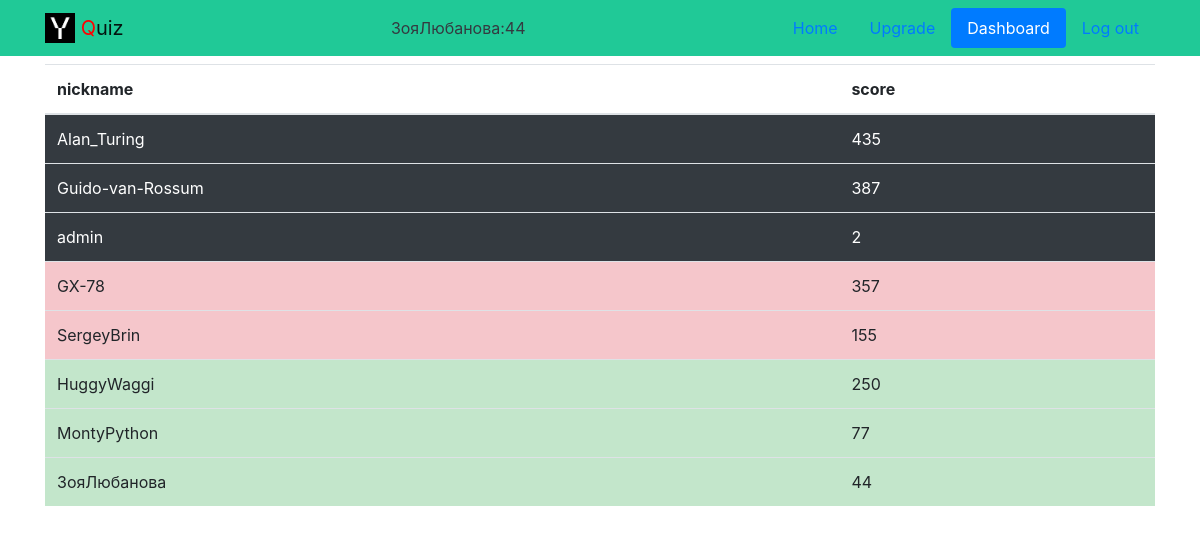
The page /top/ (signed in) on the database its author committed.
### users/models.py (models this page shows)
class Score(models.Model):
    score = models.IntegerField(default=0)
    user = models.OneToOneField(User, on_delete=models.CASCADE)

### app/views.py (the view)
# urls.py: path('top/', top, name='top'),
def top(request):
    kings = Status.objects.filter(status='KING').values('user')
    best_kings = Score.objects.order_by('-score').filter(user__in=kings)[:3]
    pros = Status.objects.filter(status='PRO').values('user')
    best_pros = Score.objects.order_by('-score').filter(user__in=pros)[:3]
    amateurs = Status.objects.filter(status='Amateur').values('user')
    best_amateurs = Score.objects.order_by('-score').filter(user__in=amateurs)[:3]
    if request.user.is_authenticated:
        if not Status.objects.filter(user=request.user).exists():
            Status.objects.create(user=request.user)
        status = Status.objects.get(user=request.user)
        if not Score.objects.filter(user=request.user).exists():
            Score.objects.create(user=request.user)
        score = Score.objects.get(user=request.user)
        return render(request, template_name='top.html', context={'score': score, 'kings': best_kings, 'pros': best_pros, 'amateurs': best_amateurs, 'status': status.status})
    return render(request, template_name='top.html', context={'kings': best_kings, 'pros': best_pros, 'amateurs': best_amateurs})

### templates/top.html (shortened to what this page needs)
{%extends 'base.html'%}
{%block content%}
<div class="container py-2">
  <table class="table table-striped">
    <thead>
      <tr >
        <th>nickname</th>
        <th>score</th>
      </tr>
    </thead>
    <tbody>
      {%for king in kings%}
        <tr >
          <td class="table-dark">{{king.user.username}} </td>
          <td class="table-dark">{{king.score}}</td>
        </tr>
      {%endfor%}
      {%for pro in pros%}
        <tr >
          <td class="table-danger">{{pro.user.username}} </td>
          <td class="table-danger">{{pro.score}}</td>
        </tr>
        {%endfor%}
      {%for amateur in amateurs%}
        <tr >
          <td class="table-success">{{amateur.user.username}} </td>
          <td class="table-success">{{amateur.score}}</td>
        </tr>
      {%endfor%}
    </tbody>
  </table>
</div>
{%endblock%}

### templates/includes/header.html (shortened to what this page needs)
{% load static %}
<nav class="navbar navbar-light" style="background-color:{%if status == 'Amateur'%} #20c997{%elif status == 'PRO'%} #dc3545{%elif status == 'KING'%} #adb5bd{%else%}lightskyblue{%endif%}">
 <div class="container">
   <a class="navbar-brand" href="{% url 'app:index' %}">
     <img src="{% static 'img/logo.png' %}" width="30" height="30" class="d-inline-block align-top" alt="">
     <span style="color:red">Q</span>uiz
   </a>
   {% with request.resolver_match.view_name as view_name %}
   {% if user.is_authenticated %}
    <div class="bg text-dark">{{ user.username }}{% if view_name  == 'users:login' or view_name  == 'users:signup'  %}{%else%}:{{score.score}}{%endif%}</div>
   {%endif%}
   {% endwith %}
   {% with request.resolver_match.view_name as view_name %}
   <ul class="nav nav-pills">
    <li class="nav-item">
      <a class="nav-link link-light {% if view_name  == 'app:index' %}active{% endif %}" href="{% url 'app:index' %}">Home</a>
    </li>
    <ul class="nav nav-pills">
      <li class="nav-item">
        <a class="nav-link link-light {% if view_name  == 'app:upgrade' %}active{% endif %}" href="{% url 'app:upgrade' %}">Upgrade</a>
      </li>
   <ul class="nav nav-pills">
    <li class="nav-item">
      <a class="nav-link link-light {% if view_name  == 'app:top' %}active{% endif %}" href="{% url 'app:top' %}">Dashboard</a>
    </li>
     {% if user.is_authenticated %}
       <li class="nav-item">
         <a class="nav-link link-light {% if view_name  == 'users:logout' %}active{% endif %}" href="{% url 'users:logout' %}">Log out</a>
       </li>
     {% endif %}
     {% endwith %}
   </ul>
 </div>
</nav>

### rows shown on the page
Score: score "44", user.username "ЗояЛюбанова"
Score: user.username "Alan_Turing", score "435"
Score: user.username "Guido-van-Rossum", score "387"
Score: user.username "admin", score "2"
Score: user.username "GX-78", score "357"
Score: user.username "SergeyBrin", score "155"
Score: user.username "HuggyWaggi", score "250"
Score: user.username "MontyPython", score "77"

### other values the page prints
{{ user.username }} "ЗояЛюбанова"
